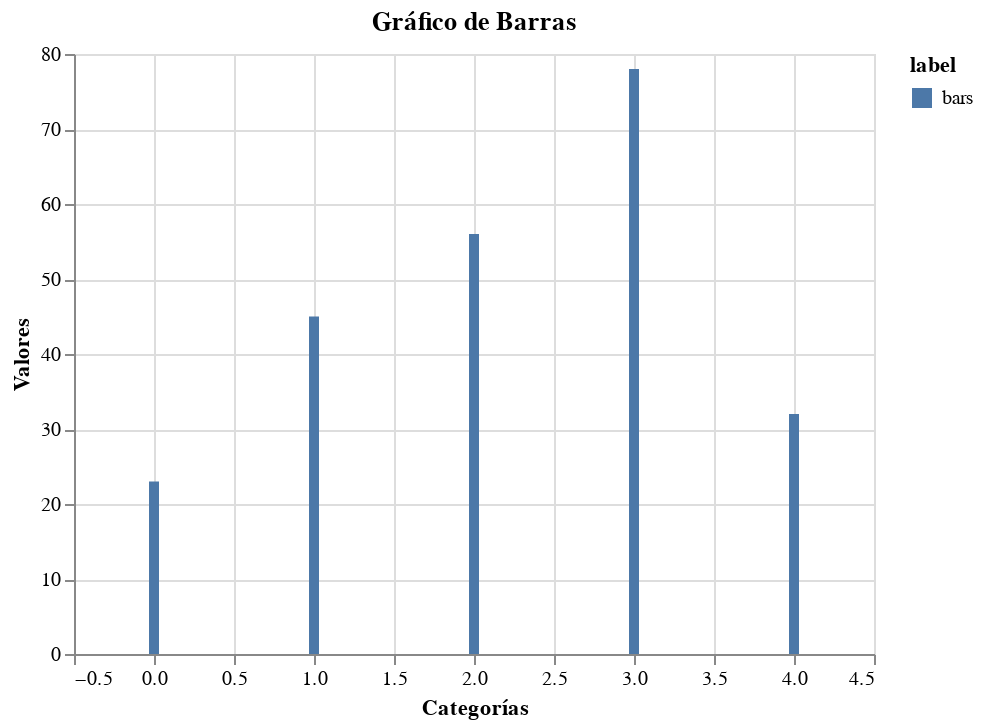

The notebook cell saved with this chart:
### Markdown cell above
## 3. Gráfico de Barras

### Code cell
# Crear un gráfico de barras en Matplotlib
fig, ax = plt.subplots(figsize=(10, 6))

# Datos de ejemplo
categorias = ['A', 'B', 'C', 'D', 'E']
valores = [23, 45, 56, 78, 32]

# Crear el gráfico de barras
bars = ax.bar(categorias, valores, color='skyblue', edgecolor='navy', alpha=0.7)

# Añadir etiquetas a las barras
for bar in bars:
    height = bar.get_height()
    ax.annotate(f'{height}',
                xy=(bar.get_x() + bar.get_width() / 2, height),
                xytext=(0, 3),  # 3 puntos de desplazamiento vertical
                textcoords="offset points",
                ha='center', va='bottom')

ax.set_title('Gráfico de Barras')
ax.set_xlabel('Categorías')
ax.set_ylabel('Valores')
ax.grid(True, alpha=0.3, axis='y')

plt.show()

# Detectar el tipo de gráfico
plot_type = detect_plot_type(ax)
print(f"Tipo de gráfico detectado: {plot_type}")

# Convertir a Vega-Lite
vega_bar = mpl_to_vega(fig, ax, verbose=True)

# Mostrar el gráfico de Vega-Lite
vega_bar

### Figure 1 — Vega-Lite specification as saved in the notebook (floating-point values rounded to 4 significant figures)
{"config": {"view": {"continuousWidth": 300, "continuousHeight": 300}}, "data": {"name": "data-c763d09bbe2399c8dcfe080fb82b3625"}, "mark": {"type": "bar"}, "encoding": {"color": {"field": "label", "type": "nominal"}, "x": {"field": "x", "title": "Categorías", "type": "quantitative"}, "y": {"field": "y", "title": "Valores", "type": "quantitative"}}, "height": 300, "title": "Gráfico de Barras", "width": 400, "$schema": "https://vega.github.io/schema/vega-lite/v5.20.1.json", "datasets": {"data-c763d09bbe2399c8dcfe080fb82b3625": [{"x": 0.0, "y": 23, "width": 0.8, "height": 23, "label": "bars"}, {"x": 1.0, "y": 45, "width": 0.8, "height": 45, "label": "bars"}, {"x": 2.0, "y": 56, "width": 0.8, "height": 56, "label": "bars"}, {"x": 3.0, "y": 78, "width": 0.8, "height": 78, "label": "bars"}, {"x": 4.0, "y": 32, "width": 0.8, "height": 32, "label": "bars"}]}}
